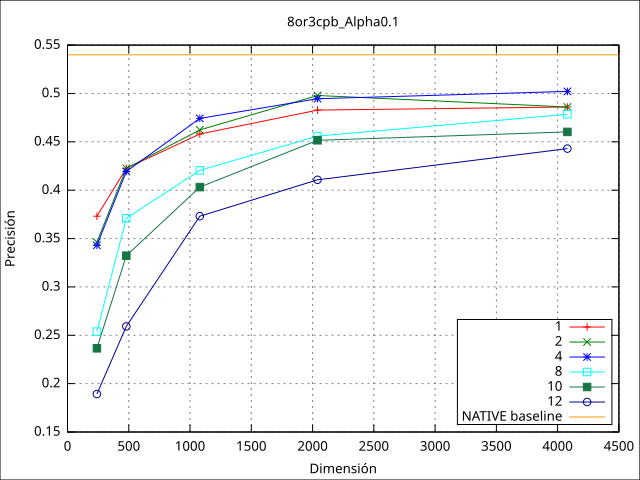

Here is the gnuplot script that generated this plot:
set terminal svg size 640,480 fname 'Verdana' fsize 10
set object 1 rect from screen 0, 0, 0 to screen 1, 1, 0 behind
set object 1 rect fc  rgb 'white' fillstyle solid 1.0
set output './best_bootstrap.svg'
set grid
set key box right bottom
set title '8or3cpb_Alpha0.1'
set xlabel 'Dimensión'
set ylabel 'Precisión'
plot './best_bootstrap.txt' using 1:2 with linespoints title '1', \
'' using 1:3 with linespoints title '2', \
'' using 1:4 with linespoints title '4', \
'' using 1:5 with linespoints title '8', \
'' using 1:6 with linespoints title '10', \
'' using 1:7 with linespoints title '12', \
'' using 8:9 with lines title 'NATIVE baseline', \
